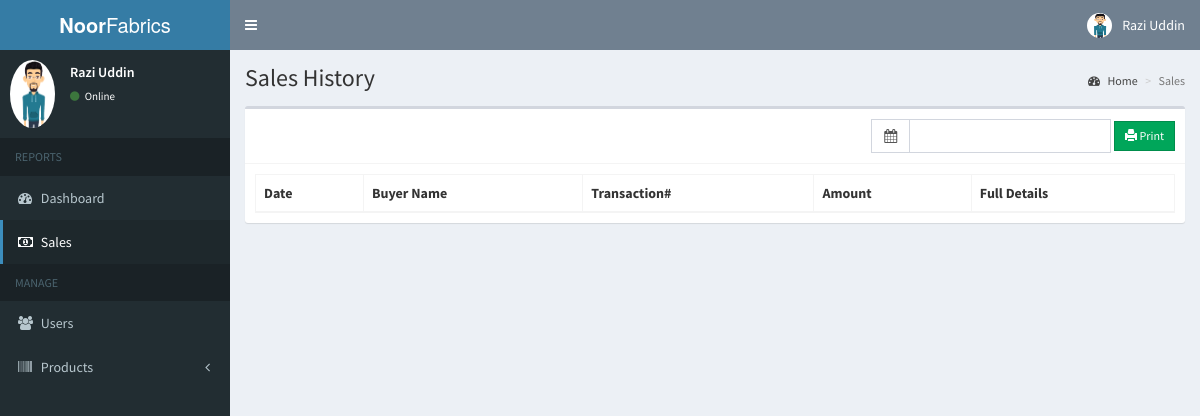
The page /admin/sales.php (signed in) on the database its author committed.
### tables this page shows
CREATE TABLE `users` (
  `id` int(11) NOT NULL,
  `email` varchar(200) NOT NULL,
  `password` varchar(60) NOT NULL,
  `type` int(1) NOT NULL,
  `firstname` varchar(50) NOT NULL,
  `lastname` varchar(50) NOT NULL,
  `address` text NOT NULL,
  `contact_info` varchar(100) NOT NULL,
  `photo` varchar(200) NOT NULL,
  `status` int(1) NOT NULL,
  `activate_code` varchar(15) NOT NULL,
  `reset_code` varchar(15) NOT NULL,
  `created_on` date NOT NULL
);

### admin/includes/session.php (called while the page is built, shortened)
<?php
	include '../includes/conn.php';
	$conn = $pdo->open();
	$stmt = $conn->prepare("SELECT * FROM users WHERE id=:id");
	$stmt->execute(['id'=>$_SESSION['admin']]);
	$admin = $stmt->fetch();
?>

### admin/includes/navbar.php (shortened to what this page needs)
<header class="main-header">
  <a href="#" class="logo">
    <span class="logo-lg"><b>Noor</b>Fabrics</span>
  </a>
  <nav class="navbar navbar-static-top">
    <a href="#" class="sidebar-toggle" data-toggle="push-menu" role="button">
    </a>
    <div class="navbar-custom-menu">
      <ul class="nav navbar-nav">
        <li class="dropdown user user-menu">
          <a href="#" class="dropdown-toggle" data-toggle="dropdown">
            <img src="<?php echo (!empty($admin['photo'])) ? '../images/'.$admin['photo'] : '../images/profile.jpg'; ?>" class="user-image" alt="User Image">
            <span class="hidden-xs"><?php echo $admin['firstname'].' '.$admin['lastname']; ?></span>
          </a>
        </li>
      </ul>
    </div>
  </nav>
</header>

### admin/includes/menubar.php (shortened to what this page needs)
<aside class="main-sidebar">
  <section class="sidebar">
    <div class="user-panel">
      <div class="pull-left image">
        <img src="<?php echo (!empty($admin['photo'])) ? '../images/'.$admin['photo'] : '../images/profile.jpg'; ?>" class="img-circle" alt="User Image">
      </div>
      <div class="pull-left info">
        <p><?php echo $admin['firstname'].' '.$admin['lastname']; ?></p>
        <a><i class="fa fa-circle text-success"></i> Online</a>
      </div>
    </div>
    <ul class="sidebar-menu" data-widget="tree">
      <li class="header">REPORTS</li>
      <li><a href="home.php"><i class="fa fa-dashboard"></i> <span>Dashboard</span></a></li>
      <li><a href="sales.php"><i class="fa fa-money"></i> <span>Sales</span></a></li>
      <li class="header">MANAGE</li>
      <li><a href="users.php"><i class="fa fa-users"></i> <span>Users</span></a></li>
      <li class="treeview">
        <a href="#">
          <i class="fa fa-barcode"></i>
          <span>Products</span>
          <span class="pull-right-container">
            <i class="fa fa-angle-left pull-right"></i>
          </span>
        </a>
      </li>
    </ul>
  </section>
</aside>

### rows shown on the page
users: photo (picture), firstname "Razi", lastname "Uddin"
